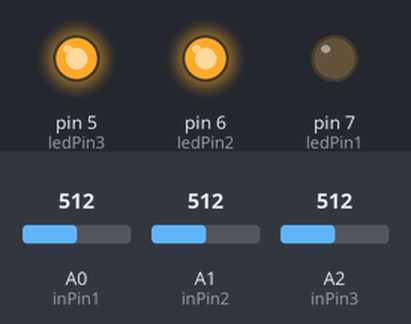
A sketch run on a simulated Arduino Uno, built with avr-gcc and run on an emulated ATmega328P. Shown: output pins drawn as LEDs (lit = HIGH). Inputs (shaded band) come from the test bench; at power-on: A1 (inPin2) = 512, A2 (inPin3) = 512, A0 (inPin1) = 512. Random numbers use the default seed unless the sketch sets one.

Above: at 1.2 s.
1.3 s: A1 (inPin2) set to 890
2.8 s: A1 (inPin2) set to 912
At 3.9 s:
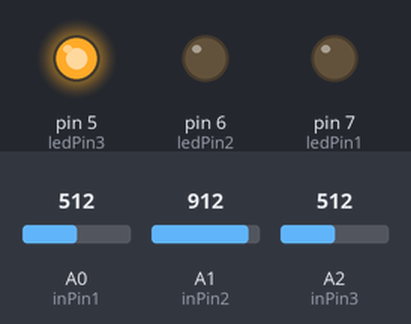
4.3 s: A2 (inPin3) set to 885
5.8 s: A2 (inPin3) set to 919
At 8.5 s:
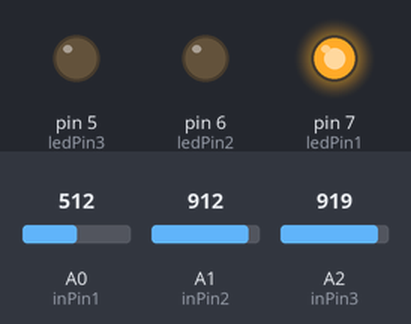
8.8 s: A0 (inPin1) set to 893
10.3 s: A0 (inPin1) set to 915
At 10.55 s:
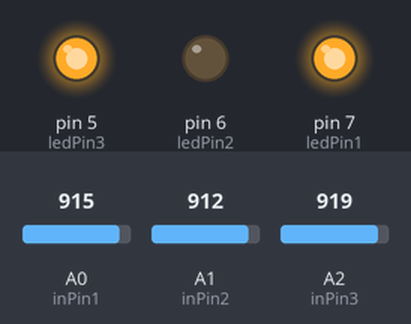
At 10.97 s:
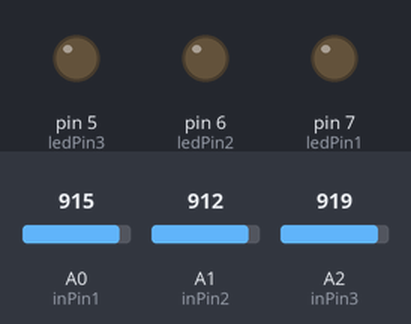
Timing chart, 0 to 14.3 s (numbered marks = the images above; inputs shaded):
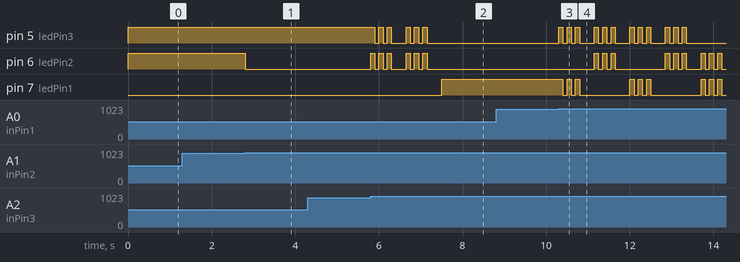

The sketch:

_2.00b_drawmode.ino
```cpp
#define NUM_SENSORS = 5;

int inPin1 = A0;
int inPin2 = A1;
int inPin3 = A2;

int ledPin1 = 7;
int ledPin2 = 6;
int ledPin3 = 5;


int ledArray[5] = {ledPin1, ledPin2, ledPin3};
int senseArray[5] = {inPin1, inPin2, inPin3};
boolean hitArray[5] = {false, false, false};

int targets[3] = {-1, -1, -1};
int threshhold = 900;

void setup() {
  Serial.begin(9600);
  randomSeed(analogRead(A5));
  pinMode(inPin1, INPUT);
  pinMode(inPin2, INPUT);
  pinMode(inPin3, INPUT);

  pinMode(ledPin1, OUTPUT);
  pinMode(ledPin2, OUTPUT);
  pinMode(ledPin3, OUTPUT);

  reset();
}

void loop() {
  for(int i = 0; i < 3; i++){
    if(analogRead(senseArray[i]) > threshhold){
      hitArray[i] = true;
      digitalWrite(ledArray[i], LOW);
    }
  }

  if(hitArray[targets[0]] && hitArray[targets[1]]){

    flash();
    flash();
    flash();
    delay(250);
    reset();
  }
}

void reset(){
  int randNums[2] = {-1, -1};
  for(int i = 0; i < 2; i++){

    targets[i] = random() % 3;
    for(int j = 0; j < 2; j++){
      while(randNums[j] == targets[i]){
        targets[i] = random() % 3;
      }
      randNums[j] = targets[i];
    }

    digitalWrite(ledArray[targets[i]], HIGH);
  }
  for(int i = 0; i < 3; i++){
    hitArray[i] = false;
  }

}

void flash() {
  for(int i = 0; i < 3; i++){
    digitalWrite(ledArray[targets[i]], HIGH);

  }
  delay(100);
for(int i = 0; i < 3; i++){
    digitalWrite(ledArray[targets[i]], LOW);
  }
  delay(100);
}
```

Measured:
- the behaviour switches between 900 and 901 on A1 (inPin2) (found by bisection; images 0 and 1)
- the behaviour switches between 900 and 901 on A2 (inPin3) (found by bisection; images 1 and 2)
- the behaviour switches between 900 and 901 on A0 (inPin1) (found by bisection; images 2 and 3)
- after the input at 1.3 s, every drawn part: stays the same
- after the input at 2.8 s, pin 6 (ledPin2): HIGH → LOW at once
- after the input at 4.3 s, every drawn part: stays the same
- after the input at 5.8 s, pin 5 (ledPin3): HIGH → LOW after 0.10 s, → HIGH 0.10 s later, → LOW 0.10 s later, → HIGH 0.10 s later, … (11 changes in this stretch); pin 6 (ledPin2): LOW → HIGH at once, → LOW 0.10 s later, → HIGH 0.10 s later, → LOW 0.10 s later, … (12 changes in this stretch); pin 7 (ledPin1): LOW → HIGH after 1.7 s
- after the input at 8.8 s, every drawn part: stays the same
- after the input at 10.3 s, pin 5 (ledPin3): LOW → HIGH at once, then repeats every 0.85 s: 2 × (LOW 0.10 s, HIGH 0.10 s), LOW 0.35 s, HIGH 0.10 s; pin 6 (ledPin2): LOW → HIGH after 0.85 s, → LOW 0.10 s later, → HIGH 0.10 s later, → LOW 0.10 s later, … (18 changes in this stretch)
